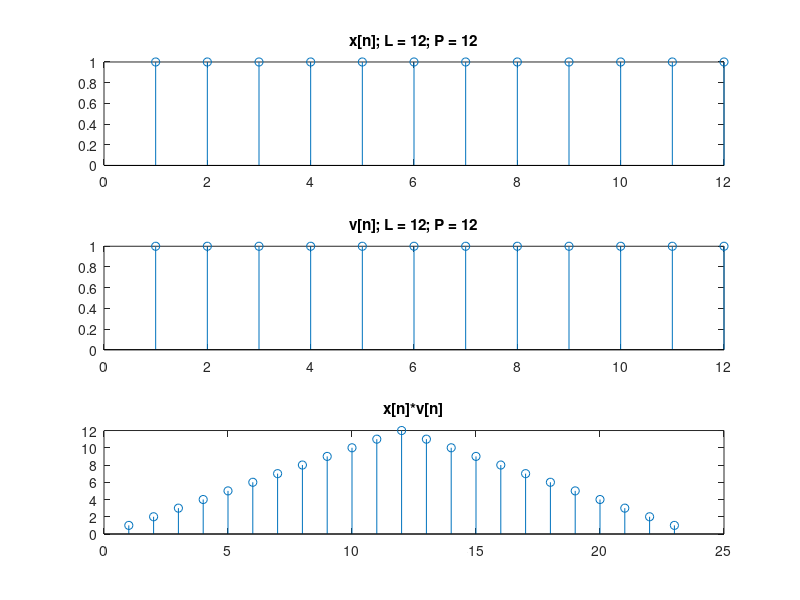

This chart was generated by the following MATLAB code:
clc;
% membuat sinyal unit step pertama
L = 12;
P = 12;
for n = 1:L
    if n <= P
        x(n) = 1;
    else
        x(n) = 0;
    end
end
t = 1:L;
% membuat sinyal unit step kedua
for n = 1:L
    if n <= P
        v(n) = 1;
    else
        v(n) = 0;
    end
end
% konvolusi
konv = conv(x, v);
% 1st plot
subplot(311);
stem(x);
title(['x[n]; L = ', num2str(L), '; P = ', num2str(P)]);
% 2nd plot
subplot(312);
stem(v);
title(['v[n]; L = ', num2str(L), '; P = ', num2str(P)]);
% 3rd plot
subplot(313);
stem(konv);
title('x[n]*v[n]');

saveas(gcf, 'dis_12_12.jpg')